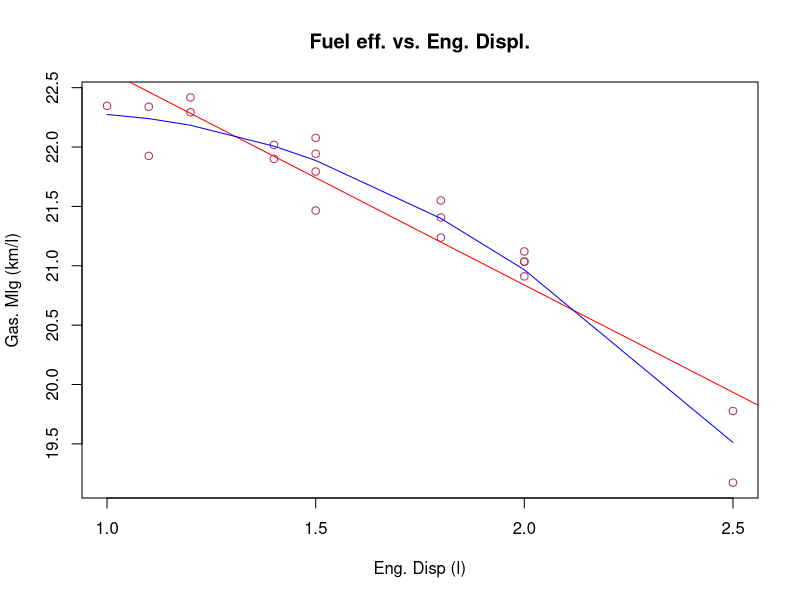

Reproduce this figure in R.
gm <- read.csv("gasmileage.csv")
gm <- as.data.frame(gm)
names(gm)<-c("Car #", "Eng. Disp (l)", "Gas Mlg. (km / l)")


#Visualizing the data to observe any correlation graphically
plot(gm$`Eng. Disp (l)`,gm$`Gas Mlg. (km / l)`, main = "Fuel eff. vs. Eng. Displ.", col = "maroon", xlab = "Eng. Disp (l)", ylab = "Gas. Mlg (km/l)")

#Constructing a simple linear model 
fit <- lm(gm$`Gas Mlg. (km / l)` ~ gm$`Eng. Disp (l)`)

#Plotting a fit line
abline(fit, col = "red")

#Constructing a polynomial model of the relationship between factor and response
fit <- lm( gm$`Gas Mlg. (km / l)` ~ poly(gm$`Eng. Disp (l)`, 2, raw = TRUE)) 

#Plotting the nonlinear model in ordered pairs along
lines(sort(gm$`Eng. Disp (l)`),fitted(fit)[order(gm$`Eng. Disp (l)`)], type = "l", col = "blue")